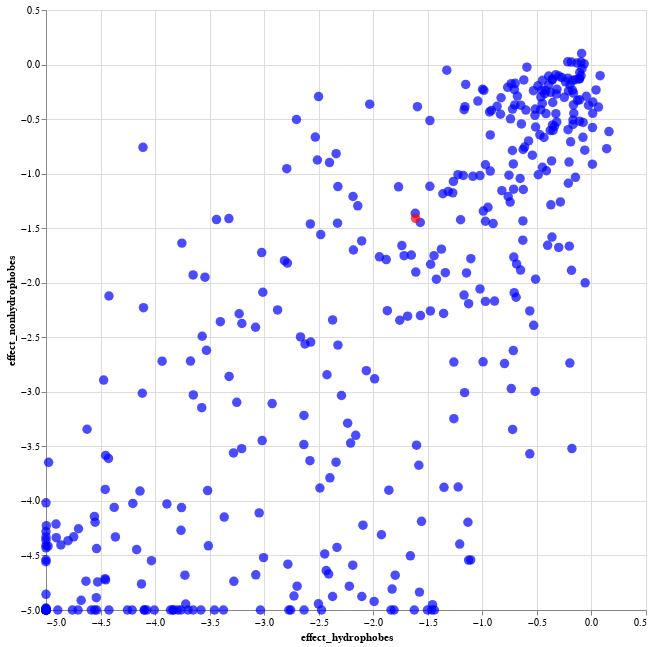

Source (notebook cell):
### Code cell
# Define Altair chart
chart = alt.Chart(functional_data_grouped_noduplicates,width=600, height=600).mark_circle(size=90).encode(
    y='effect_nonhydrophobes',
    x='effect_hydrophobes',
    tooltip=['native_residue','times_seen','effect_nonhydrophobes','effect_hydrophobes'],# Specify the column you want to display in the tooltip
    color=alt.condition(
        alt.datum.native_residue == 'H270',  # Condition for coloring
        alt.value('red'),  # Color for category 'A'
        alt.value('blue')# Color for category 'B'
    )
)


chart.display()
#chart.save('test_hydrophobe_plot.html')

### Figure 1 — Vega-Lite specification as saved in the notebook (floating-point values rounded to 4 significant figures; data arrays with more than 128 entries replaced by an {"elided": "..."} marker saying what was removed)
{"config": {"view": {"continuousWidth": 300, "continuousHeight": 300}}, "data": {"name": "data-428227d4e749cbc4f5c7ae9f7a64e1a6"}, "mark": {"type": "circle", "size": 90}, "encoding": {"color": {"condition": {"test": "(datum.native_residue === 'H270')", "value": "red"}, "value": "blue"}, "tooltip": [{"field": "native_residue", "type": "nominal"}, {"field": "times_seen", "type": "quantitative"}, {"field": "effect_nonhydrophobes", "type": "quantitative"}, {"field": "effect_hydrophobes", "type": "quantitative"}], "x": {"field": "effect_hydrophobes", "type": "quantitative"}, "y": {"field": "effect_nonhydrophobes", "type": "quantitative"}}, "height": 600, "width": 600, "$schema": "https://vega.github.io/schema/vega-lite/v5.15.1.json", "datasets": {"data-428227d4e749cbc4f5c7ae9f7a64e1a6": {"elided": "402 records"}}}
